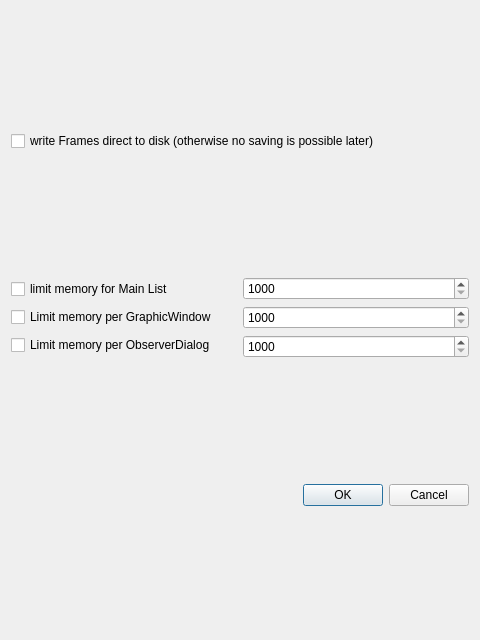
<?xml version="1.0" encoding="UTF-8"?>
<ui version="4.0">
 <class>ConfigDialog</class>
 <widget class="QDialog" name="ConfigDialog">
  <property name="geometry">
   <rect>
    <x>0</x>
    <y>0</y>
    <width>480</width>
    <height>640</height>
   </rect>
  </property>
  <property name="windowTitle">
   <string>Dialog</string>
  </property>
  <layout class="QVBoxLayout" name="verticalLayout">
   <item>
    <layout class="QVBoxLayout" name="verticalLayout_4">
     <item>
      <widget class="QCheckBox" name="checkBoxWriteToDisk">
       <property name="text">
        <string>write Frames direct to disk (otherwise no saving is possible later)</string>
       </property>
      </widget>
     </item>
    </layout>
   </item>
   <item>
    <layout class="QHBoxLayout" name="horizontalLayout">
     <item>
      <layout class="QVBoxLayout" name="verticalLayout_3">
       <item>
        <widget class="QCheckBox" name="checkBoxMainMem">
         <property name="text">
          <string>limit memory for Main List</string>
         </property>
        </widget>
       </item>
       <item>
        <widget class="QCheckBox" name="checkBoxMemGraphic">
         <property name="text">
          <string>Limit memory per GraphicWindow</string>
         </property>
        </widget>
       </item>
       <item>
        <widget class="QCheckBox" name="checkBoxObserverMem">
         <property name="text">
          <string>Limit memory per ObserverDialog</string>
         </property>
        </widget>
       </item>
      </layout>
     </item>
     <item>
      <layout class="QVBoxLayout" name="verticalLayout_2">
       <item>
        <widget class="QDoubleSpinBox" name="doubleSpinBoxMainMem">
         <property name="decimals">
          <number>0</number>
         </property>
         <property name="minimum">
          <double>1000.000000000000000</double>
         </property>
         <property name="maximum">
          <double>1000000.000000000000000</double>
         </property>
         <property name="singleStep">
          <double>1000.000000000000000</double>
         </property>
        </widget>
       </item>
       <item>
        <widget class="QDoubleSpinBox" name="doubleSpinBoxGraphMem">
         <property name="decimals">
          <number>0</number>
         </property>
         <property name="minimum">
          <double>1000.000000000000000</double>
         </property>
         <property name="maximum">
          <double>1000000.000000000000000</double>
         </property>
         <property name="singleStep">
          <double>1000.000000000000000</double>
         </property>
        </widget>
       </item>
       <item>
        <widget class="QDoubleSpinBox" name="doubleSpinBoxObserverMem">
         <property name="decimals">
          <number>0</number>
         </property>
         <property name="minimum">
          <double>1000.000000000000000</double>
         </property>
         <property name="maximum">
          <double>1000000.000000000000000</double>
         </property>
         <property name="singleStep">
          <double>1000.000000000000000</double>
         </property>
        </widget>
       </item>
      </layout>
     </item>
    </layout>
   </item>
   <item>
    <widget class="QDialogButtonBox" name="buttonBox">
     <property name="orientation">
      <enum>Qt::Horizontal</enum>
     </property>
     <property name="standardButtons">
      <set>QDialogButtonBox::Cancel|QDialogButtonBox::Ok</set>
     </property>
    </widget>
   </item>
  </layout>
 </widget>
 <resources/>
 <connections>
  <connection>
   <sender>buttonBox</sender>
   <signal>accepted()</signal>
   <receiver>ConfigDialog</receiver>
   <slot>accept()</slot>
   <hints>
    <hint type="sourcelabel">
     <x>248</x>
     <y>254</y>
    </hint>
    <hint type="destinationlabel">
     <x>157</x>
     <y>274</y>
    </hint>
   </hints>
  </connection>
  <connection>
   <sender>buttonBox</sender>
   <signal>rejected()</signal>
   <receiver>ConfigDialog</receiver>
   <slot>reject()</slot>
   <hints>
    <hint type="sourcelabel">
     <x>316</x>
     <y>260</y>
    </hint>
    <hint type="destinationlabel">
     <x>286</x>
     <y>274</y>
    </hint>
   </hints>
  </connection>
 </connections>
</ui>
